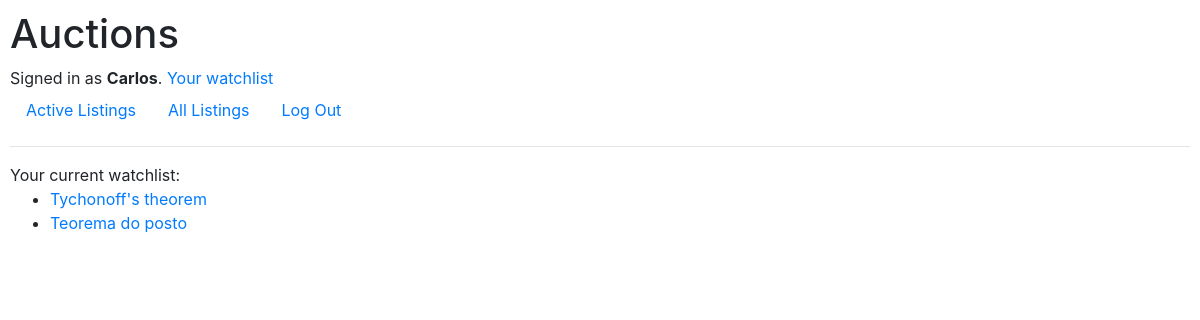
Screenshot of /user/profile (signed in) with the database file from the repository.
### auctions/models.py (models this page shows, shortened)
class User(AbstractUser):
    pass

class Listing(models.Model):
    product = models.CharField(max_length=64)
    description = models.CharField(max_length=500)
    minimum_bid = models.ForeignKey(Bid, on_delete=models.CASCADE, default=0, related_name="listing_bid")
    user_owner = models.ForeignKey(User, on_delete=models.CASCADE, related_name="user_listings")
    category = models.ForeignKey(Category, on_delete=models.CASCADE, related_name="listing_category", default=None)
    isActive = models.BooleanField(default=True)
    user_watchlist = models.ManyToManyField(User, blank=True, related_name="user_watchlist", default=None)
    user_bids = models.ManyToManyField(User, blank=True, related_name="user_bids", default= None)

### auctions/views.py (the view)
# urls.py: path("user/profile", views.user_profile, name="user_watchlist"),
def user_profile(request):
    user = request.user
    if user.is_authenticated:
        user_watchlist = Listing.objects.filter(user_watchlist = user)
        if user_watchlist:
            return render(request, "auctions/user_watchlist.html", {
                "user_watchlist": user_watchlist
            })
        else:
            return render(request, "auctions/user_watchlist.html", {
                "user_watchlist": user_watchlist,
                "message": "You have no listings in your watchlist"
            })

### auctions/templates/auctions/user_watchlist.html (shortened to what this page needs)
{% extends "auctions/layout.html" %}
{% block body %}
Your current watchlist:
<ul>
    {% for listing in user_watchlist %}
    <li> <a href="{% url 'listing' listing.id %}">{{ listing.product }}</a></li>
    {% endfor %}
</ul>
{% endblock %}

### auctions/templates/auctions/layout.html (shortened to what this page needs)
{% load static %}
<!DOCTYPE html>
<html lang="en">
<head>
        <link rel="stylesheet" href="https://stackpath.bootstrapcdn.com/bootstrap/4.4.1/css/bootstrap.min.css"
>
    <link href="{% static 'auctions/styles.css' %}" rel="stylesheet">
</head>
<body>
    <h1>Auctions</h1>
    <div>
        {% if user.is_authenticated %}
        Signed in as <strong>{{ user.username }}</strong>.
        <a href="{% url 'user_watchlist' %}">Your watchlist</a>
        {% else %}
        Not signed in.
        {% endif %}
    </div>
    <ul class="nav">
        <li class="nav-item">
            <a class="nav-link" href="{% url 'index' %}">Active Listings</a>
        </li>
        <li class="nav-item">
            <a class="nav-link" href="{% url 'all_li' %}">All Listings</a>
        </li>
        {% if user.is_authenticated %}
        <li class="nav-item">
            <a class="nav-link" href="{% url 'logout' %}">Log Out</a>
        </li>
        {% endif %}
    </ul>
    <hr>
    {% block body %}
    {% endblock %}
</body>
</html>

### auctions/static/auctions/styles.css (style rules this page uses)
body { padding: 10px; }

### rows the page displays
User: username "Carlos"
Listing: product "Tychonoff's theorem"
Listing: product "Teorema do posto"
